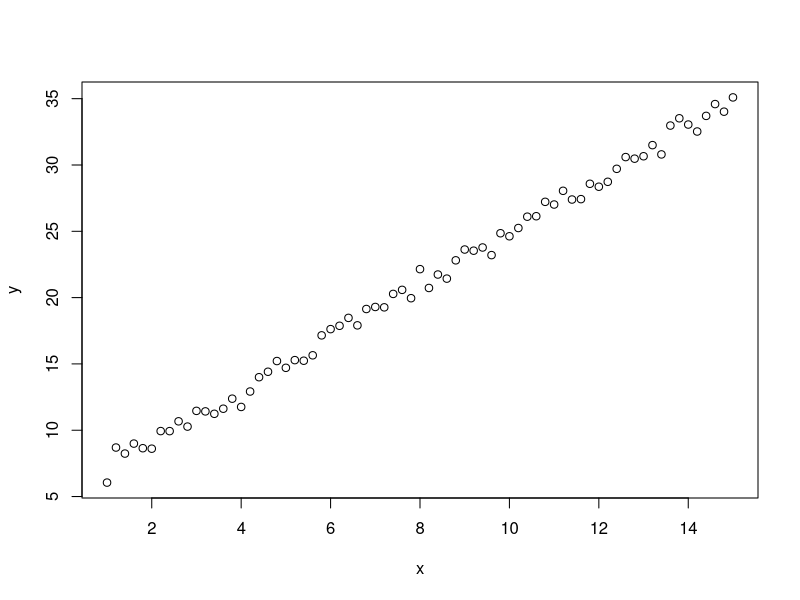
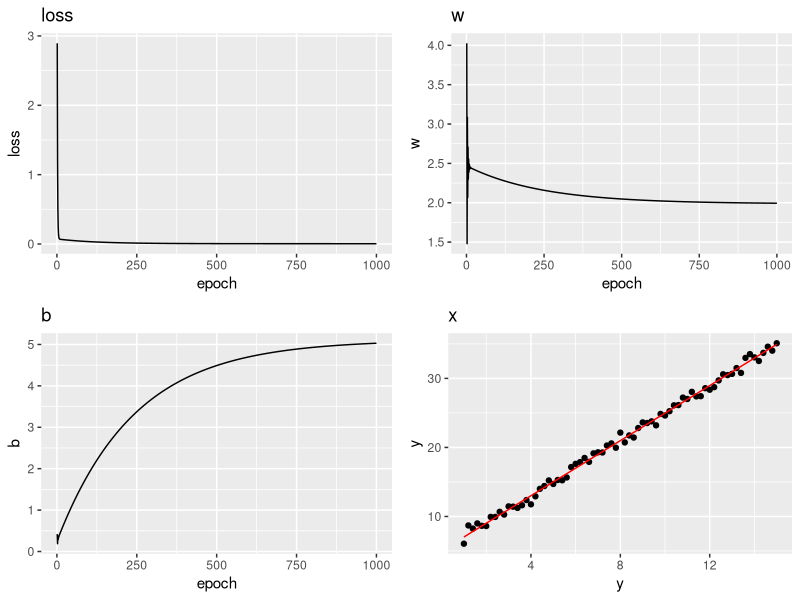

The R script that drew these images, in order:
## ---- chunk 1
x = seq(from = 1, to = 15, by = 0.2)
y = 2 * x + 5 + rnorm(length(x), 0, 0.5)     # adding some noise

plot(x, y)
## ---- chunk 2
LR <- function(x, w, b) {return(w * x + b)}
## ---- chunk 3
loss <- function(y, pred) {return((y - pred)^2)}
## ---- chunk 4
gradient_descent <- function(w, b, x, y, r){
  
  w_grad = 0
  b_grad = 0
  
  for (i in 1:length(x)) {
    w_grad = w_grad + 2 / length(x) * (y[i] - w * x[i] - b) * (-1) * x[i]
    b_grad = b_grad + 2 / length(x) * (y[i] - w * x[i] - b) * (-1)
  }
  
  w = w - r * w_grad
  b = b - r * b_grad
  
  return(list(w, b))
  
}
## ---- chunk 5
training_epoch = 1000                   # how many rounds to train
r = 0.01                                # learning rate

hist <- data.frame(w = array(0, dim = training_epoch), 
                   b = array(0, dim = training_epoch), 
                   loss = array(0, dim = training_epoch))
## ---- chunk 6
w = 0.001
b = 0.001
## ---- chunk 7
for (i in 1:training_epoch) {
  
  param <- gradient_descent(w, b, x, y, r)
  
  w = param[[1]]
  b = param[[2]]
  
  hist$w[i] = w
  hist$b[i] = b
  hist$loss[i] = mean(loss(y, w*x + b)) / length(x)
}
## ---- chunk 8
library(ggplot2)
library(grid)
library(gridExtra)

p1 <- ggplot(hist, aes(x = c(1:training_epoch), y = loss)) +
      geom_line() + ggtitle("loss") + xlab("epoch")

p2 <- ggplot(hist, aes(x = c(1:training_epoch), y = w)) +
      geom_line() + ggtitle("w") + xlab("epoch")

p3 <- ggplot(hist, aes(x = c(1:training_epoch), y = b)) +
      geom_line() + ggtitle("b") + xlab("epoch")

p4 <- ggplot(as.data.frame(cbind(x, y)), aes(x = x, y = y)) + 
      geom_point() + ggtitle("x") + xlab("y") + 
      geom_line(aes(x, w*x+b), color = "red")

grid.arrange(p1, p2, p3, p4, ncol = 2, nrow = 2)
